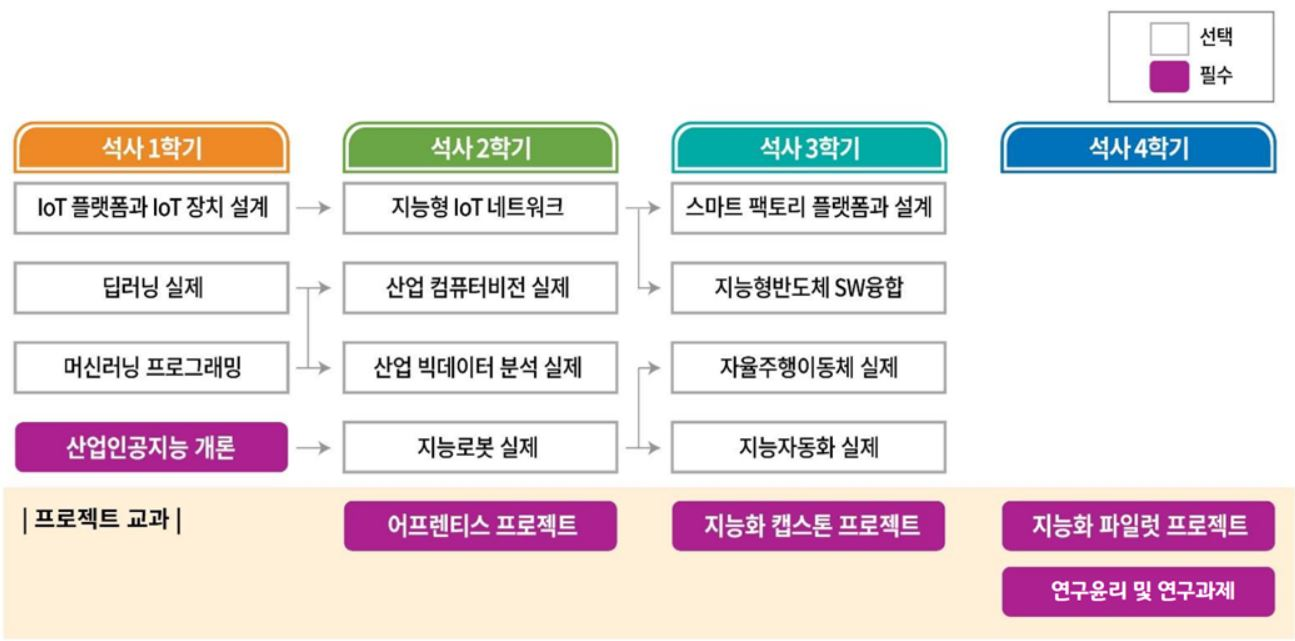
#> input picture images/EdCoourse.JPG, 1295 x 641 px, given in place of lake.png, which was not available
$ python '과제1_1.py'
#> lines starting #> are read from the running program, lines starting #| are printed output that depends on the picture; pictures that were not available may be replaced by others from this repository, and a replacement may not be noted
import cv2
import numpy as np
import matplotlib.pyplot as plt

image = cv2.imread("lake.png", cv2.IMREAD_COLOR)
#> image is the input picture: shape (641, 1295, 3); mean B, G, R 224.1, 222.4, 231.3
img_eq = image.copy()
b, g, r = cv2.split(image)
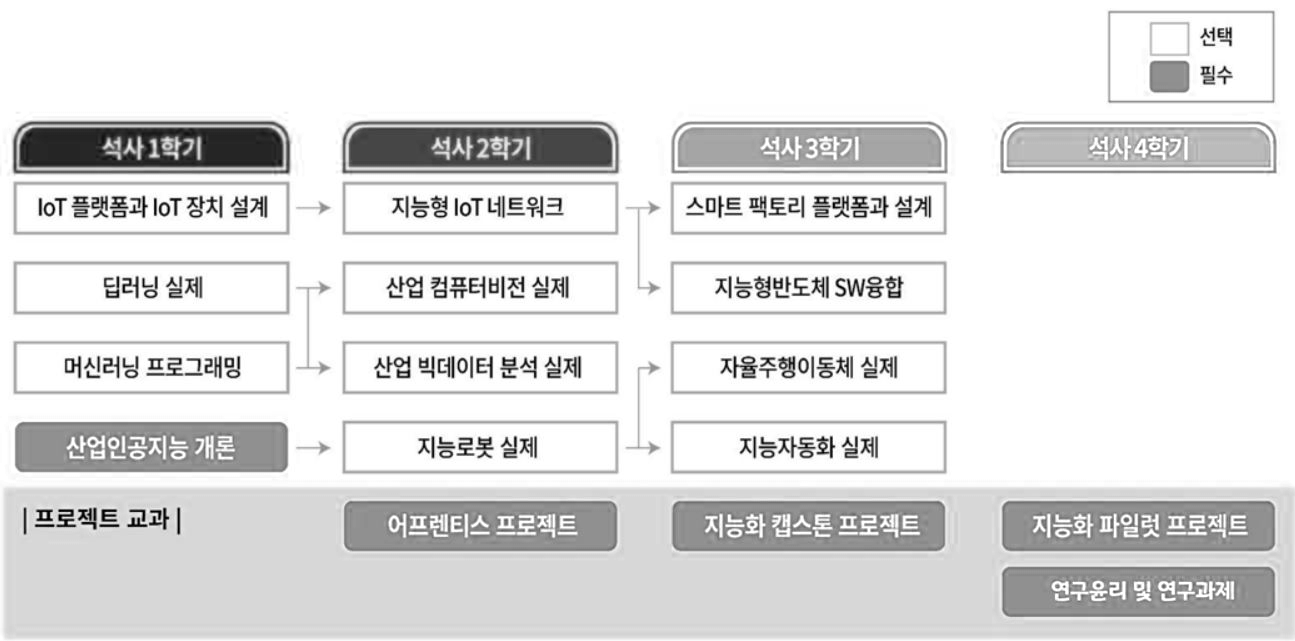
#> b: shape (641, 1295); min 0, max 255, mean 224.1
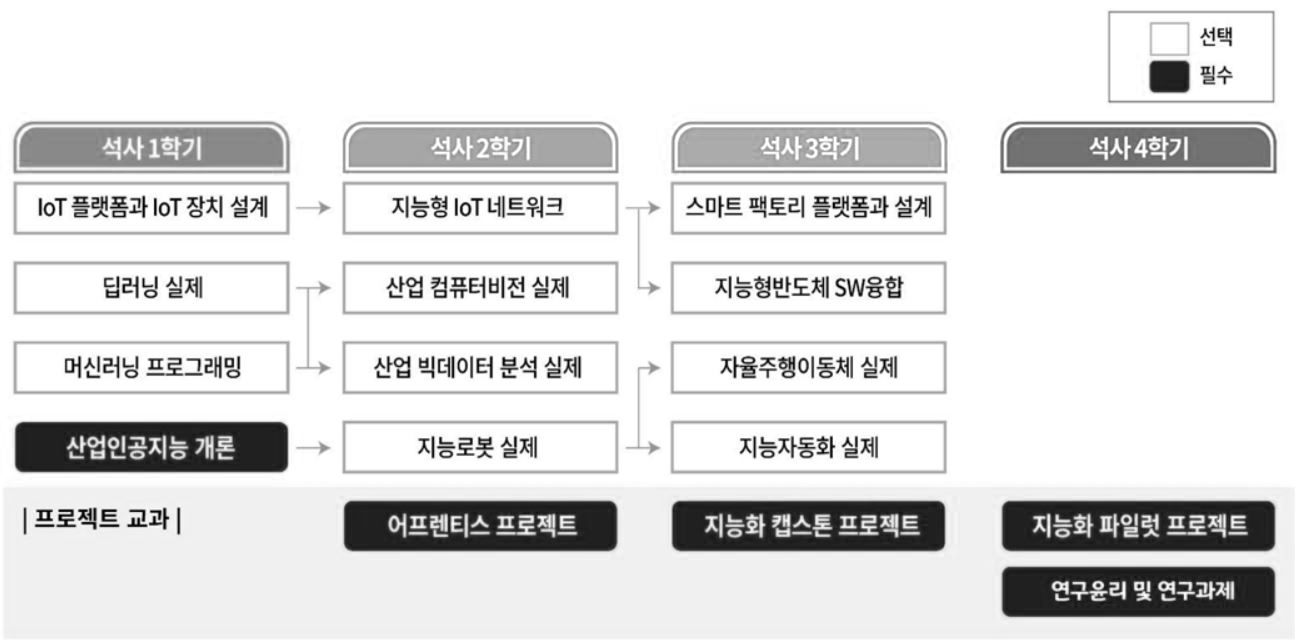
#> g: shape (641, 1295); min 0, max 255, mean 222.4
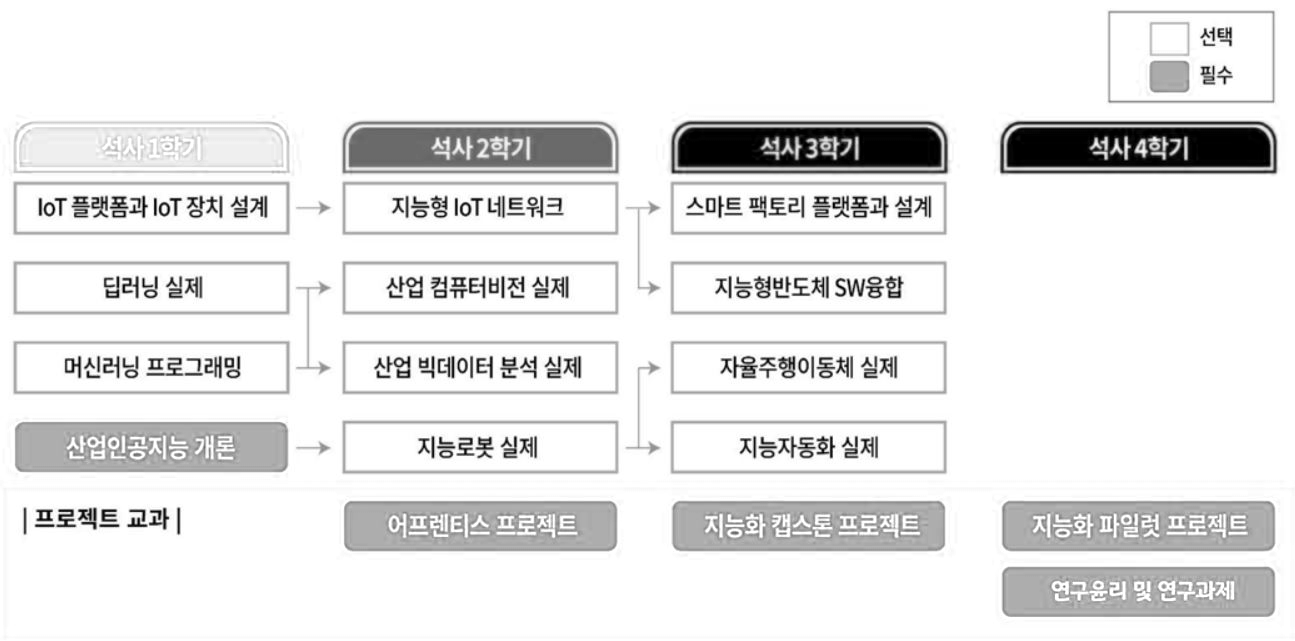
#> r: shape (641, 1295); min 0, max 255, mean 231.3
inverse = cv2.merge((r, g, b))

#> (the run stopped early here; a loop or call above may not have finished)
